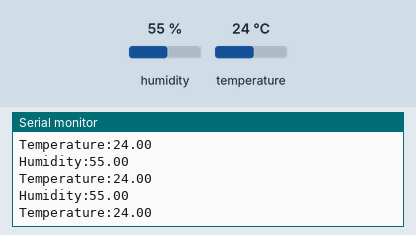
A sketch run on a simulated Arduino Uno, built with avr-gcc and run on an emulated ATmega328P. Shown: the last lines printed to the serial monitor. Inputs (shaded band) come from the test bench; at power-on: humidity 55 %, temperature 24 °C.

Above: at 1.2 s.
1.3 s: humidity set to 22 %
At 2.2 s:
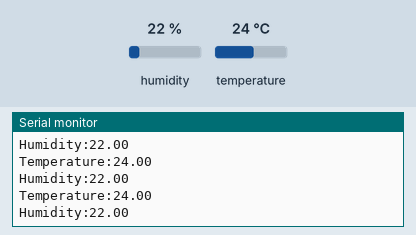
2.8 s: temperature set to 12 °C
At 3.9 s:
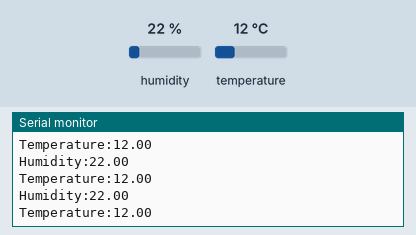
5.8 s: humidity set to 40 %
At 6.4 s:
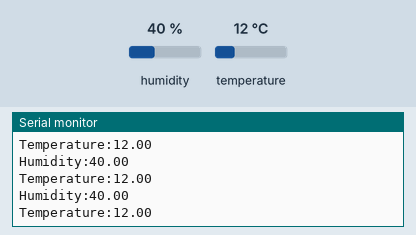
Timing chart, 0 to 8.8 s (numbered marks = the images above; inputs shaded):
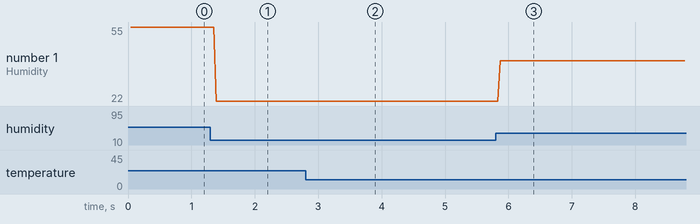

The sketch:

Temperature_and_Humidity_Sensor.ino
```cpp
#include <dht.h>

dht DHT;

#define temp 2

void setup() {
  // put your setup code here, to run once:
Serial.begin(9600);
}

void loop() {
  // put your main code here, to run repeatedly:
int chk = DHT.read11(temp);
Serial.print("Temperature:");
Serial.println(DHT.temperature);
Serial.print("Humidity:");
Serial.println(DHT.humidity);
}
```

Measured:
- after the input at 1.3 s, the serial monitor: prints a new line after 0.09 s (image 1)
- after the input at 2.8 s, the serial monitor: prints a new line after 0.06 s (image 2)
- after the input at 5.8 s, the serial monitor: prints a new line after 0.07 s (image 3)
- plotted number 1: 55 → 22 after the input at 1.3 s, 22 → 40 after the input at 5.8 s
